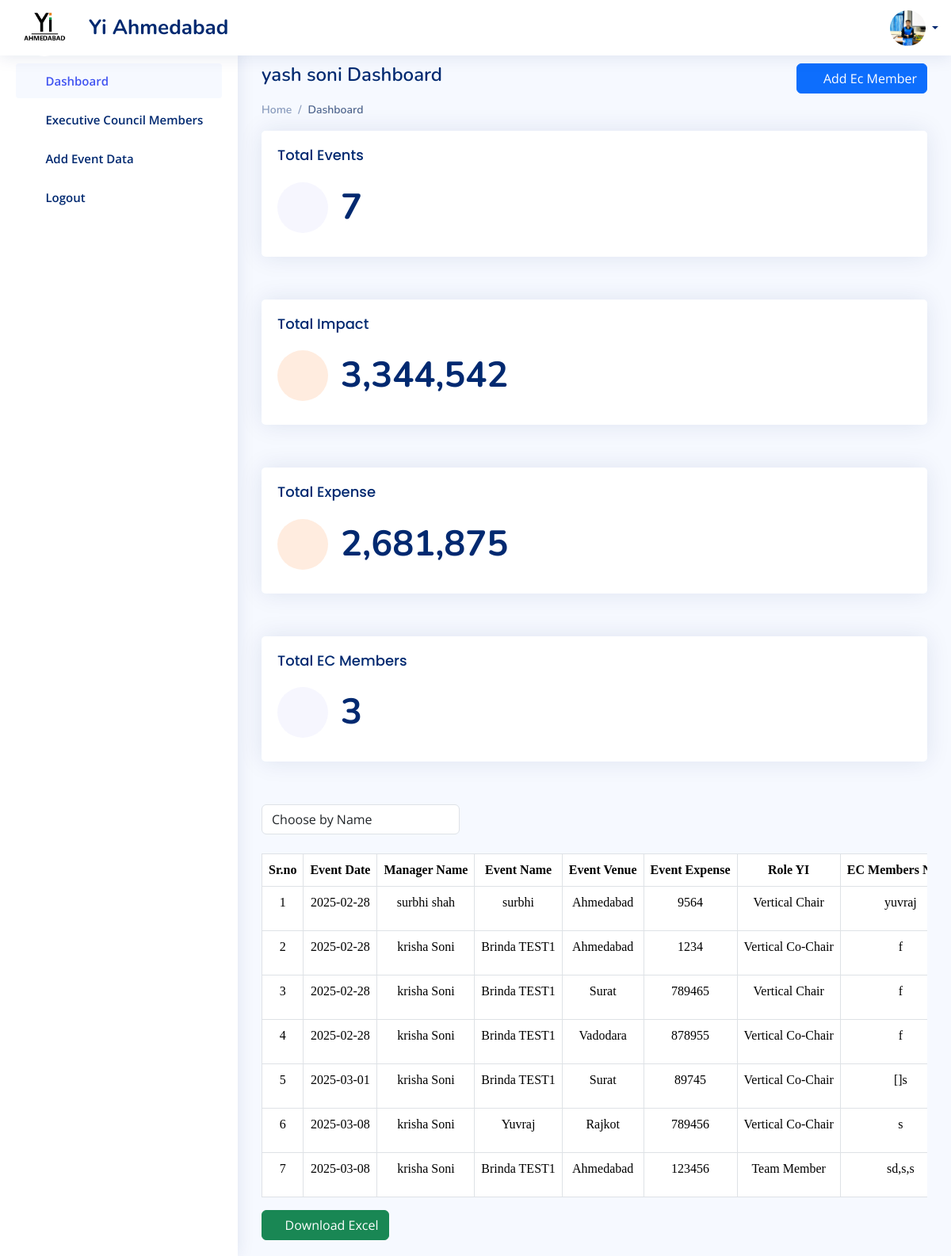
/Admin-Dashboard (signed in), run on the app's committed database.
### admin_app/models.py (models this page shows, shortened)
class LoginSide(AbstractUser):
    id = models.UUIDField(primary_key=True,default=uuid.uuid4,editable=False)
    login_role = models.ManyToManyField(Login_Role,)
    first_name = models.CharField(max_length=200,null=True)
    last_name = models.CharField(max_length=200)
    email = models.EmailField(max_length=200,unique=True,)
    photo = models.ImageField(upload_to='user_photo/', null=True,)
    phone_number = models.CharField(max_length=15,default='Phone Number')

### manager_app/models.py (models this page shows)
class Event_Data(models.Model):
    user = models.ForeignKey(LoginSide, on_delete=models.SET_NULL, null=True)
    your_name = models.CharField(max_length=50)
    event_name = models.CharField(max_length=200,blank=True)
    event_venue = models.CharField(max_length=200,blank=True)
    event_expense = models.BigIntegerField(blank=True,default=0)
    date = models.CharField(max_length=200)
    role_yi = models.CharField(max_length=200)
    project_vertical = models.CharField(max_length=200)
    project_stakeholder = models.CharField(max_length=200)
    yi_pillar = models.CharField(max_length=200)
    social_link = models.URLField(max_length=300)
    which_SIG = models.CharField(max_length=200,blank=True,null=True)
    event_handle = models.CharField(max_length=200,blank=True,null=True)
    total_impact = models.BigIntegerField(blank=True,default=1)
    school = models.CharField(max_length=200,blank=True,null=True)
    collage = models.CharField(max_length=200,blank=True,null=True)
    associate_partner = models.CharField(max_length=200,null=True,blank=True)

### admin_app/views.py (the view)
# urls.py: path('Admin-Dashboard',Admin_Dashboard,name='Admin_Dashboard'),
@login_required(login_url='index')
def Admin_Dashboard(request):
    if not request.user.login_role.filter(name='Admin').exists():
        return redirect('Error-Page')
    total_event = Event_Data.objects.count()
    user_id = request.user.id
    total_user_data = LoginSide.objects.exclude(login_role='Admin')
    total_user = total_user_data.count()
    total_expense_result = Event_Data.objects.aggregate(Sum('event_expense'))
    total_expense = total_expense_result['event_expense__sum'] if total_expense_result['event_expense__sum'] is not None else 0
    total_impact_result = Event_Data.objects.aggregate(Sum('total_impact'))
    total_impact = total_impact_result['total_impact__sum'] if total_impact_result['total_impact__sum'] is not None else 0
    impact_avg = Event_Data.objects.aggregate(Avg('total_impact'))
    avg_impact = impact_avg['total_impact__avg'] if impact_avg['total_impact__avg'] is not None else 0
    all_user = LoginSide.objects.all().distinct()
    login_role = Login_Role.objects.all().distinct()
    manager_name = Event_Data.objects.all().values_list('your_name', flat=True).distinct()
    search = request.GET.get('search')
    if search and search != 'all':
        event_list = Event_Data.objects.filter(your_name__icontains=search)  # Using icontains for partial match
    else:
        event_list = Event_Data.objects.all()
    context = {
        'user_id':user_id,
        'users_data': all_user,
        'role': login_role,
        'total_manager': total_user,
        'total_event': total_event,
        'total_impact': total_impact,
        'impact_avg': avg_impact,
        'total_expense': total_expense,
        'events': event_list,
        'm1': manager_name,
    }
    return render(request, 'Admin/AdminDashboard.html', context)

### admin_app/Templates/Admin/AdminDashboard.html (shortened to what this page needs)
{% load static %}
<!DOCTYPE html>
<html lang="en">
<head>
  <link href="{% static 'assets/vendor/bootstrap/css/bootstrap.min.css' %}" rel="stylesheet">
  <link href="{% static 'assets/vendor/bootstrap-icons/bootstrap-icons.css' %}" rel="stylesheet">
  <link href="{% static 'assets/css/style.css' %}" rel="stylesheet">
</head>
<body>
  {% include 'Admin/components/header.html' %}
  {% include 'Admin/components/side_navbar.html' %}
  <main id="main" class="main">
    <div class="pagetitle">
      <h1>{{ user.first_name }} {{ user.last_name }} Dashboard </h1>
      <a href="{% url 'Admin_Signup' %}"> <button type="submit"  class="btn btn-primary"><i class="bi bi-person-plus-fill"></i>&nbsp; Add Ec Member</button></a>
    </div>
      <nav>
        <ol class="breadcrumb">
          <li class="breadcrumb-item"><a href="">Home</a></li>
          <li class="breadcrumb-item active">Dashboard</li>
        </ol>
      </nav>
    <section class="section dashboard">
      <div class="row">
        <div class="col-lg-12">
          <div class="row">
            <div class="col-xxl-3 col-xl-12 col-sm-12 mb-4">
              <div class="card info-card sales-card">
                <div class="card-body">
                  <h5 class="card-title">Total Events</h5>
                  <div class="d-flex align-items-center">
                    <div class="card-icon rounded-circle d-flex align-items-center justify-content-center">
                      <i class="bi bi-list-ol"></i>
                    </div>
                    <div class="ps-3">
                      <h6 class="count">{{ total_event }}</h6>
                    </div>
                  </div>
                </div>
              </div>
            </div>
            <div class="col-xxl-3 col-xl-12 col-sm-12 mb-4">
              <div class="card info-card customers-card">
                <div class="card-body">
                  <h5 class="card-title">Total Impact</h5>
                  <div class="d-flex align-items-center">
                    <div class="card-icon rounded-circle d-flex align-items-center justify-content-center">
                      <i class="bi bi-people"></i>
                    </div>
                    <div class="ps-3">
                      <h6 class="count">{{ total_impact|floatformat:"g" }}</h6>
                    </div>
                  </div>
                </div>
              </div>
            </div>
            <div class="col-xxl-3 col-xl-12 col-sm-12 mb-4">
              <div class="card info-card customers-card">
                <div class="card-body">
                  <h5 class="card-title">Total Expense</h5>
                  <div class="d-flex align-items-center">
                    <div class="card-icon rounded-circle d-flex align-items-center justify-content-center">
                      <i class="bi bi-currency-rupee"></i>
                    </div>
                    <div class="ps-3">
                      <h6 class="count">{{ total_expense|floatformat:"g"  }}</h6>
                    </div>
                  </div>
                </div>
              </div>
            </div>
            <div class="col-xxl-3 col-xl-12 col-sm-12 mb-4">
              <div class="card info-card sales-card">
                <div class="card-body">
                  <h5 class="card-title">Total EC Members </h5>
                  <div class="d-flex align-items-center">
                    <div class="card-icon rounded-circle d-flex align-items-center justify-content-center">
                      <i class="bi bi-person"></i>
                    </div>
                    <div class="ps-3">
                      <h6 class="count">{{ total_manager }}</h6>
                    </div>
                  </div>
                </div>
              </div>
            </div>
          </div>
        </div>
      </div>
      <div class="yi-dropdown">
        <div class="table-responsive">
          <form method="get" action="{% url 'Admin_Dashboard' %}" id="managerFilterForm">
              <div class="form-group" style="width:250px;">
                  <select class="form-control" id="search" name="search" required onchange="this.form.submit()">
                      <option value="" disabled selected>Choose by Name</option>
                  </select>
              </div>
          </form>
      </div>
      </div>
  <br>
      <div class="table-responsive">
        <table class="table table-bordered " style="width:100%;font-family:cambria" border="1px">
            <thead>
                <tr class="text-nowrap" align="center" >
                    <th>Sr.no</th>
                    <th>Event Date</th>
                    <th>Manager Name</th>
                    <th>Event Name</th>
                    <th>Event Venue</th>
                    <th>Event Expense</th>
                    <th>Role YI</th>
                    <th> EC Members  Name</th>
                </tr>
            </thead>
            <tbody>
              {% if events %}
                {% for event in events %}
                    <tr class="text-nowrap" align="center">
                        <td>{{ forloop.counter }}</td>
                        <td>{{ event.date }}</td>
                        <td>{{ event.your_name }}</td>
                        <td>{{ event.event_name }}</td>
                        <td>{{ event.event_venue }}</td>
                        <td>{{ event.event_expense }}</td>
                        <td>{{ event.role_yi }}</td>
                        <td>{{ event.event_handle }}</td>
                    </tr>
                {% endfor %}
                {% else %}
                <tr>
                  <td colspan="17" class="text-center"> No Event available </td>
                </tr>
                {% endif %}
            </tbody>
        </table>
        <a href="{% url 'download_excel' %}">
            <button class="btn btn-success" name="export"><i class="bi bi-file-earmark-excel-fill"></i>&nbsp;Download Excel</button>
        </a>
    </div>
    </section>
  </main>
</body>
</html>

### admin_app/Templates/Admin/components/header.html (shortened to what this page needs)
{% load static %}
<header id="header" class="header fixed-top d-flex align-items-center">
    <div class="d-flex align-items-center justify-content-between">
      <a href="{% url 'Admin_Dashboard' %}" class="logo d-flex align-items-center">
  <img src="{% static 'Image/YIIMG.png' %}" alt="logo img" class="rounded-circle" >
        <span class="d-none d-lg-block">Yi Ahmedabad</span>
      </a>
      <i class="bi bi-list toggle-sidebar-btn"></i>
    </div>
    <nav class="header-nav ms-auto">
      <ul class="d-flex align-items-center">
        <li class="nav-item dropdown pe-3">
          <a class="nav-link nav-profile d-flex align-items-center pe-0" href="#" data-bs-toggle="dropdown">
            <img src="{% if user.photo %}{{ user.photo.url }}{% else %}{% static 'Image/img.png' %}{% endif %}" height="45px" width="45px" alt="Profile" class="rounded-circle">
            <span class="d-none d-md-block dropdown-toggle ps-2"></span>
          </a>
        </li>
      </ul>
    </nav>
  </header>

### admin_app/static/assets/css/style.css (style rules this page uses)
:root { scroll-behavior: smooth; }
body { font-family: "Open Sans", sans-serif; background: #f6f9ff; color: #444444; }
a { color: #4154f1; text-decoration: none; }
h1, h2, h3, h4, h5, h6 { font-family: "Nunito", sans-serif; }
#main { margin-top: 60px; padding: 20px 30px; transition: all 0.3s; }
.pagetitle { display: flex; justify-content: space-between; margin-bottom: 10px; }
.pagetitle h1 { font-size: 24px; margin-bottom: 0; font-weight: 600; color: #012970; }
.card { margin-bottom: 30px; border: none; border-radius: 5px; box-shadow: 0px 0 30px rgba(1, 41, 112, 0.1); }
.card-title { padding: 20px 0 15px 0; font-size: 18px; font-weight: 500; color: #012970; font-family: "Poppins", sans-serif; }
.card-body { padding: 0 20px 20px 20px; }
.breadcrumb { font-size: 14px; font-family: "Nunito", sans-serif; color: #899bbd; font-weight: 600; }
.breadcrumb a { color: #899bbd; transition: 0.3s; }
.breadcrumb .breadcrumb-item::before { color: #899bbd; }
.breadcrumb .active { color: #51678f; font-weight: 600; }
.logo { line-height: 1; height:95px; }
@media (min-width: 1200px) { .logo { width: 280px; } }
.logo img { max-height: 72px; margin-right: 20px; }
.logo span { font-size: 26px; font-weight: 700; color: #012970; font-family: "Nunito", sans-serif; }
.header { transition: all 0.5s; z-index: 997; height: 70px; box-shadow: 0px 2px 20px rgba(1, 41, 112, 0.1); background-color: #fff; padding-left: 20px; }
.header .toggle-sidebar-btn { font-size: 32px; padding-left: 10px; cursor: pointer; color: #012970; }
.header-nav ul { list-style: none; }
.header-nav>ul { margin: 0; padding: 0; }
.header-nav .nav-profile { color: #012970; }
.header-nav .nav-profile img { max-height: 45px; }
.header-nav .nav-profile span { font-size: 14px; font-weight: 600; }
@media (min-width: 1200px) { #main, #footer { margin-left: 300px; } }
.dashboard .info-card { padding-bottom: 10px; }
.dashboard .info-card h6 { font-size: 45px; color: #012970; font-weight: 700; margin: 0; padding: 0; }
.dashboard .card-icon { font-size: 32px; line-height: 0; width: 64px; height: 64px; flex-shrink: 0; flex-grow: 0; }
.dashboard .sales-card .card-icon { color: #4154f1; background: #f6f6fe; }
.dashboard .customers-card .card-icon { color: #ff771d; background: #ffecdf; }

### admin_app/Templates/Admin/AdminDashboard.html (style rules this page uses)
.yi-dropdown { display: flex; gap: 10px; }

### data on the page
LoginSide: photo (picture), first_name "yash", last_name "soni"
Event_Data: date "2025-02-28", your_name "surbhi shah", event_name "surbhi", event_venue "Ahmedabad", event_expense "9564", role_yi "Vertical Chair", event_handle "yuvraj"
Event_Data: date "2025-02-28", your_name "krisha Soni", event_name "Brinda TEST1", event_venue "Ahmedabad", event_expense "1234", role_yi "Vertical Co-Chair", event_handle "f"
Event_Data: date "2025-02-28", your_name "krisha Soni", event_name "Brinda TEST1", event_venue "Surat", event_expense "789465", role_yi "Vertical Chair", event_handle "f"
Event_Data: date "2025-02-28", your_name "krisha Soni", event_name "Brinda TEST1", event_venue "Vadodara", event_expense "878955", role_yi "Vertical Co-Chair", event_handle "f"
Event_Data: date "2025-03-01", your_name "krisha Soni", event_name "Brinda TEST1", event_venue "Surat", event_expense "89745", role_yi "Vertical Co-Chair", event_handle "[]s"
Event_Data: date "2025-03-08", your_name "krisha Soni", event_name "Yuvraj", event_venue "Rajkot", event_expense "789456", role_yi "Vertical Co-Chair", event_handle "s"
Event_Data: date "2025-03-08", your_name "krisha Soni", event_name "Brinda TEST1", event_venue "Ahmedabad", event_expense "123456", role_yi "Team Member", event_handle "sd,s,s"

### other printed values
{{ total_event }} "7"
{{ total_impact|floatformat:"g" }} "3,344,542"
{{ total_expense|floatformat:"g" }} "2,681,875"
{{ total_manager }} "3"
